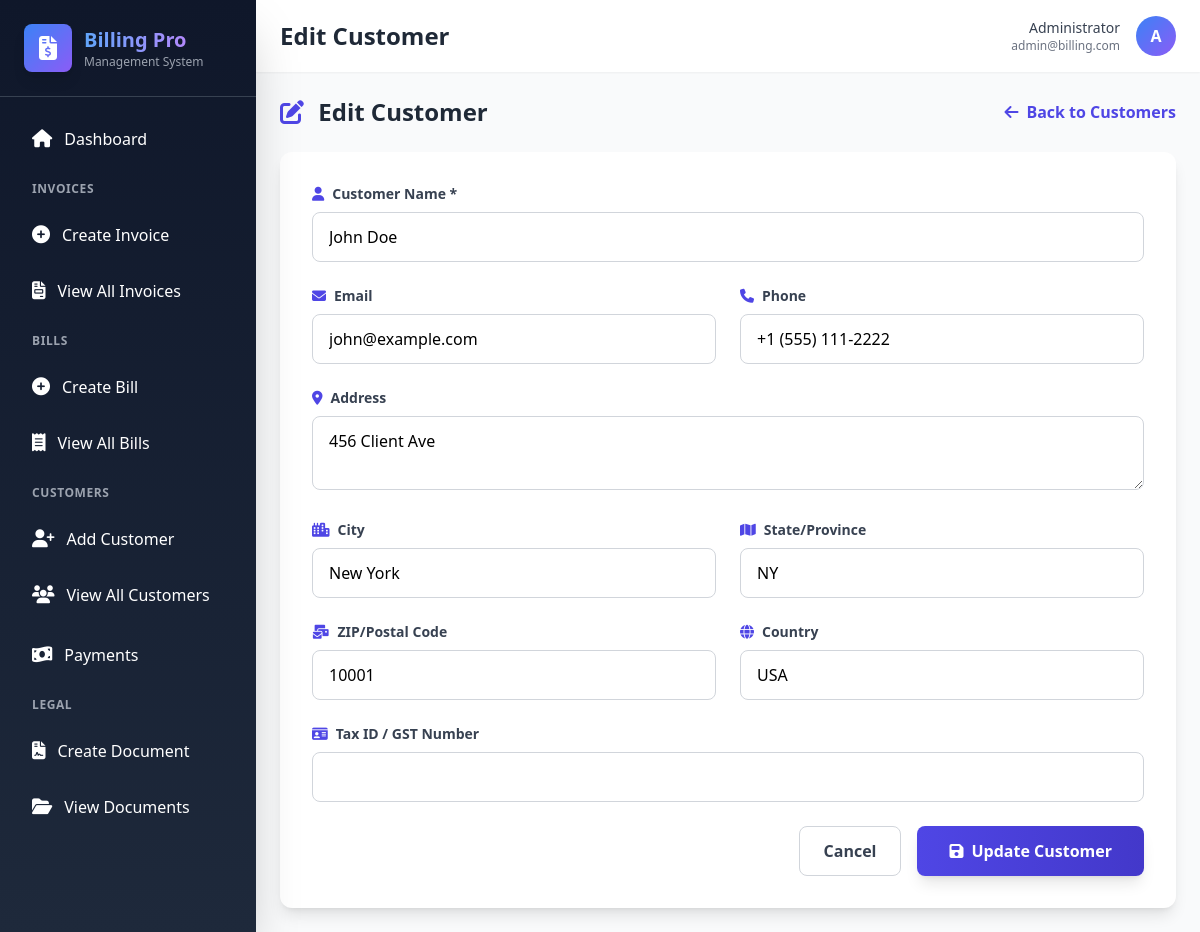
Screenshot of /customers/edit.php?id=1 with the database file from the repository.
### tables this page shows
CREATE TABLE customers (
    id INT PRIMARY KEY AUTO_INCREMENT,
    name VARCHAR(200) NOT NULL,
    email VARCHAR(100),
    phone VARCHAR(20),
    address TEXT,
    city VARCHAR(100),
    state VARCHAR(100),
    zip_code VARCHAR(20),
    country VARCHAR(100),
    tax_id VARCHAR(50),
    created_at TIMESTAMP DEFAULT CURRENT_TIMESTAMP,
    updated_at TIMESTAMP DEFAULT CURRENT_TIMESTAMP ON UPDATE CURRENT_TIMESTAMP
);

### customers/edit.php (the view, shortened to what this page needs)
<?php
$db = new Database();
$conn = $db->connect();
$customer_id = $_GET['id'] ?? 0;
$stmt = $conn->prepare("SELECT * FROM customers WHERE id = ?");
$stmt->execute([$customer_id]);
$customer = $stmt->fetch();
include '../includes/header.php';
include '../includes/sidebar.php';
?>
<div class="max-w-4xl mx-auto">
    <div class="flex justify-between items-center mb-6">
        <h2 class="text-2xl font-bold text-gray-800">
            <i class="fas fa-edit text-indigo-600 mr-2"></i>
            Edit Customer
        </h2>
        <a href="index.php" class="text-indigo-600 hover:text-indigo-800 font-semibold">
            <i class="fas fa-arrow-left mr-2"></i>Back to Customers
        </a>
    </div>
    <form method="POST" action="" class="bg-white rounded-xl shadow-lg p-8">
        <div class="grid grid-cols-1 md:grid-cols-2 gap-6 mb-6">
            <div class="md:col-span-2">
                <label for="name" class="block text-sm font-semibold text-gray-700 mb-2">
                    <i class="fas fa-user text-indigo-600 mr-2"></i>Customer Name *
                </label>
                <input type="text" name="name" id="name" required value="<?php echo htmlspecialchars($customer['name']); ?>"
                       class="w-full px-4 py-3 border border-gray-300 rounded-lg focus:ring-2 focus:ring-indigo-500 focus:border-transparent">
            </div>
            <div>
                <label for="email" class="block text-sm font-semibold text-gray-700 mb-2">
                    <i class="fas fa-envelope text-indigo-600 mr-2"></i>Email
                </label>
                <input type="email" name="email" id="email" value="<?php echo htmlspecialchars($customer['email']); ?>"
                       class="w-full px-4 py-3 border border-gray-300 rounded-lg focus:ring-2 focus:ring-indigo-500 focus:border-transparent">
            </div>
            <div>
                <label for="phone" class="block text-sm font-semibold text-gray-700 mb-2">
                    <i class="fas fa-phone text-indigo-600 mr-2"></i>Phone
                </label>
                <input type="tel" name="phone" id="phone" value="<?php echo htmlspecialchars($customer['phone']); ?>"
                       class="w-full px-4 py-3 border border-gray-300 rounded-lg focus:ring-2 focus:ring-indigo-500 focus:border-transparent">
            </div>
            <div class="md:col-span-2">
                <label for="address" class="block text-sm font-semibold text-gray-700 mb-2">
                    <i class="fas fa-map-marker-alt text-indigo-600 mr-2"></i>Address
                </label>
                <textarea name="address" id="address" rows="2"
                          class="w-full px-4 py-3 border border-gray-300 rounded-lg focus:ring-2 focus:ring-indigo-500 focus:border-transparent"><?php echo htmlspecialchars($customer['address']); ?></textarea>
            </div>
            <div>
                <label for="city" class="block text-sm font-semibold text-gray-700 mb-2">
                    <i class="fas fa-city text-indigo-600 mr-2"></i>City
                </label>
                <input type="text" name="city" id="city" value="<?php echo htmlspecialchars($customer['city']); ?>"
                       class="w-full px-4 py-3 border border-gray-300 rounded-lg focus:ring-2 focus:ring-indigo-500 focus:border-transparent">
            </div>
            <div>
                <label for="state" class="block text-sm font-semibold text-gray-700 mb-2">
                    <i class="fas fa-map text-indigo-600 mr-2"></i>State/Province
                </label>
                <input type="text" name="state" id="state" value="<?php echo htmlspecialchars($customer['state']); ?>"
                       class="w-full px-4 py-3 border border-gray-300 rounded-lg focus:ring-2 focus:ring-indigo-500 focus:border-transparent">
            </div>
            <div>
                <label for="zip_code" class="block text-sm font-semibold text-gray-700 mb-2">
                    <i class="fas fa-mail-bulk text-indigo-600 mr-2"></i>ZIP/Postal Code
                </label>
                <input type="text" name="zip_code" id="zip_code" value="<?php echo htmlspecialchars($customer['zip_code']); ?>"
                       class="w-full px-4 py-3 border border-gray-300 rounded-lg focus:ring-2 focus:ring-indigo-500 focus:border-transparent">
            </div>
            <div>
                <label for="country" class="block text-sm font-semibold text-gray-700 mb-2">
                    <i class="fas fa-globe text-indigo-600 mr-2"></i>Country
                </label>
                <input type="text" name="country" id="country" value="<?php echo htmlspecialchars($customer['country']); ?>"
                       class="w-full px-4 py-3 border border-gray-300 rounded-lg focus:ring-2 focus:ring-indigo-500 focus:border-transparent">
            </div>
            <div class="md:col-span-2">
                <label for="tax_id" class="block text-sm font-semibold text-gray-700 mb-2">
                    <i class="fas fa-id-card text-indigo-600 mr-2"></i>Tax ID / GST Number
                </label>
                <input type="text" name="tax_id" id="tax_id" value="<?php echo htmlspecialchars($customer['tax_id']); ?>"
                       class="w-full px-4 py-3 border border-gray-300 rounded-lg focus:ring-2 focus:ring-indigo-500 focus:border-transparent">
            </div>
        </div>
        <div class="flex justify-end space-x-4">
            <a href="index.php" class="px-6 py-3 border border-gray-300 rounded-lg font-semibold text-gray-700 hover:bg-gray-50 transition-colors">
                Cancel
            </a>
            <button type="submit"
                    class="bg-gradient-to-r from-indigo-600 to-indigo-700 text-white px-8 py-3 rounded-lg font-semibold hover:from-indigo-700 hover:to-indigo-800 transform hover:scale-105 transition-all duration-200 shadow-lg">
                <i class="fas fa-save mr-2"></i>Update Customer
            </button>
        </div>
    </form>
</div>
<?php include '../includes/footer.php'; ?>

### assets/css/custom.css (style rules this page uses)
* { transition: all 0.2s ease-in-out; }

### rows the page displays
customers: name "John Doe", email "john@example.com", phone "+1 (555) 111-2222", address "456 Client Ave", city "New York", state "NY", zip_code "10001", country "USA"

### other values shown
$pageTitle "Edit Customer"
$_SESSION['full_name'] "Administrator"
$_SESSION['email'] "admin@billing.com"
substr($_SESSION['full_name'] ?? 'U', 0, 1) "A"
